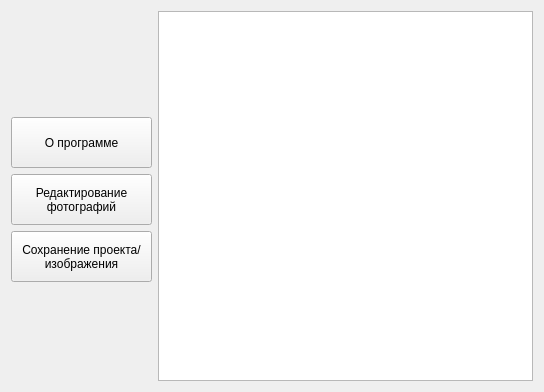
<?xml version="1.0" encoding="UTF-8"?>
<ui version="4.0">
 <class>HelpForm</class>
 <widget class="QWidget" name="HelpForm">
  <property name="geometry">
   <rect>
    <x>0</x>
    <y>0</y>
    <width>544</width>
    <height>392</height>
   </rect>
  </property>
  <property name="windowTitle">
   <string>Справка</string>
  </property>
  <layout class="QGridLayout" name="gridLayout_2">
   <item row="0" column="0">
    <layout class="QGridLayout" name="gridLayout">
     <item row="4" column="0">
      <spacer name="verticalSpacer">
       <property name="sizeHint" stdset="0">
        <size>
         <width>20</width>
         <height>40</height>
        </size>
       </property>
      </spacer>
     </item>
     <item row="2" column="0">
      <widget class="QPushButton" name="editImgButton">
       <property name="minimumSize">
        <size>
         <width>141</width>
         <height>51</height>
        </size>
       </property>
       <property name="text">
        <string>Редактирование
фотографий</string>
       </property>
      </widget>
     </item>
     <item row="0" column="1" rowspan="5">
      <widget class="QTextEdit" name="textEdit">
       <property name="minimumSize">
        <size>
         <width>361</width>
         <height>291</height>
        </size>
       </property>
       <property name="font">
        <font>
         <family>Courier New</family>
         <pointsize>12</pointsize>
        </font>
       </property>
      </widget>
     </item>
     <item row="0" column="0">
      <spacer name="verticalSpacer_2">
       <property name="sizeHint" stdset="0">
        <size>
         <width>20</width>
         <height>40</height>
        </size>
       </property>
      </spacer>
     </item>
     <item row="1" column="0">
      <widget class="QPushButton" name="aboutProgButton">
       <property name="minimumSize">
        <size>
         <width>141</width>
         <height>51</height>
        </size>
       </property>
       <property name="text">
        <string>О программе</string>
       </property>
      </widget>
     </item>
     <item row="3" column="0">
      <widget class="QPushButton" name="saveButton">
       <property name="minimumSize">
        <size>
         <width>141</width>
         <height>51</height>
        </size>
       </property>
       <property name="text">
        <string>Сохранение проекта/
изображения</string>
       </property>
      </widget>
     </item>
    </layout>
   </item>
  </layout>
 </widget>
 <resources/>
 <connections/>
</ui>
